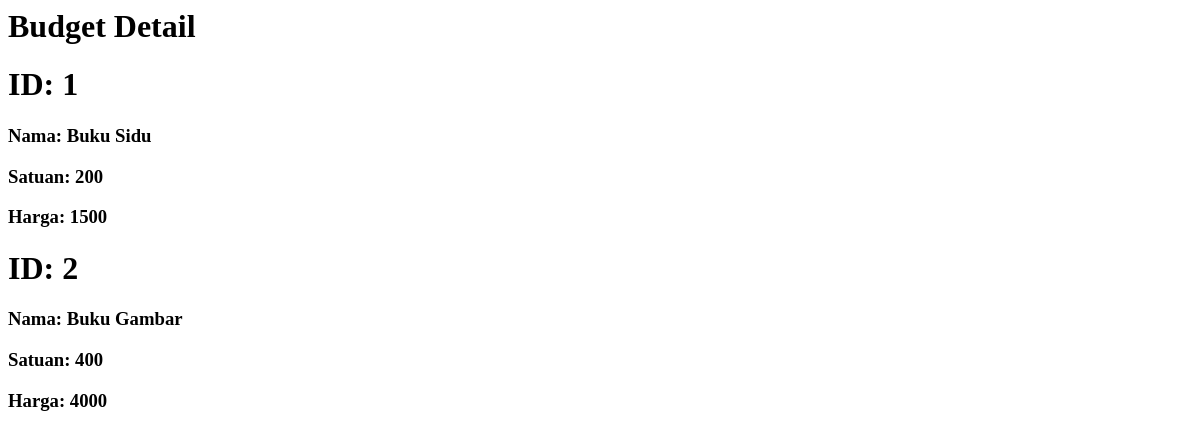
The page /ebudget/budget_detail/ on the database as committed earlier.
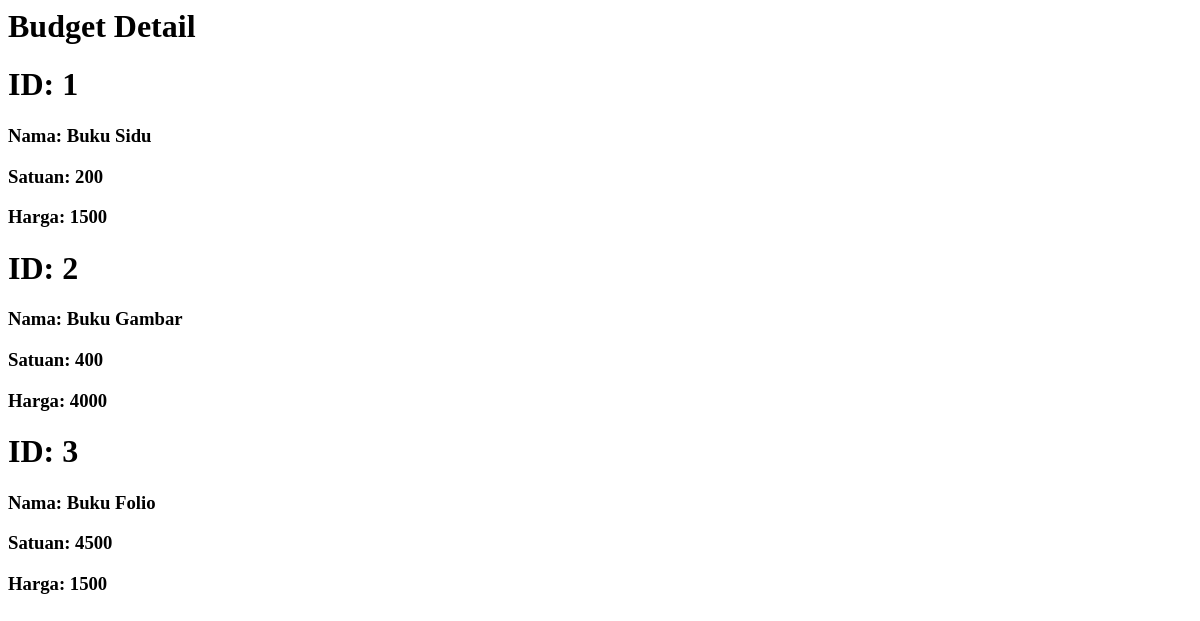
The same page on the database as committed later.
### budget/models.py (models this page shows, shortened)
class Budget(models.Model):
    nama = models.CharField(max_length=200)
    harga = models.IntegerField()
    satuan = models.IntegerField()

### budget/views.py (the view)
# urls.py: path('budget_detail/',views.all_budget,name='all_budget'),
def all_budget(request):
    budget_list = Budget.objects.all()
    context = { 'Budgets' : budget_list }
    return render(request,'budget_detail.html',context)

### budget/templates/budget_detail.html
<h1>Budget Detail</h1>
{% for t in Budgets %}
    <h1>ID: {{t.id}}</h1>
    <h3>Nama: {{t.nama}}</h3>
    <h3>Satuan: {{t.satuan}}</h3>
    <h3>Harga: {{t.harga}}</h3>
{% endfor %}

Rows that differ between the two databases and show on the page:
added Budget: id "3", nama "Buku Folio", satuan "4500", harga "1500"
